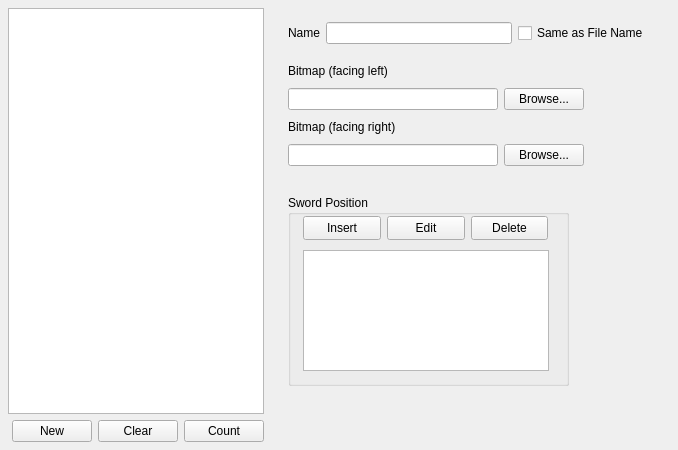
<?xml version="1.0" encoding="UTF-8"?>
<ui version="4.0">
 <class>SwordTypeWidget</class>
 <widget class="QWidget" name="SwordTypeWidget">
  <property name="geometry">
   <rect>
    <x>0</x>
    <y>0</y>
    <width>678</width>
    <height>450</height>
   </rect>
  </property>
  <property name="windowTitle">
   <string>Sword Type</string>
  </property>
  <layout class="QHBoxLayout" name="horizontalLayout_3" stretch="0,0">
   <property name="sizeConstraint">
    <enum>QLayout::SizeConstraint::SetMinimumSize</enum>
   </property>
   <property name="leftMargin">
    <number>0</number>
   </property>
   <property name="topMargin">
    <number>0</number>
   </property>
   <property name="rightMargin">
    <number>0</number>
   </property>
   <property name="bottomMargin">
    <number>0</number>
   </property>
   <item>
    <layout class="QVBoxLayout" name="swordTypeVList" stretch="0,0">
     <property name="sizeConstraint">
      <enum>QLayout::SizeConstraint::SetMinimumSize</enum>
     </property>
     <property name="leftMargin">
      <number>8</number>
     </property>
     <property name="topMargin">
      <number>8</number>
     </property>
     <property name="rightMargin">
      <number>8</number>
     </property>
     <property name="bottomMargin">
      <number>8</number>
     </property>
     <item>
      <widget class="QListWidget" name="swordTypeList">
       <property name="sizePolicy">
        <sizepolicy hsizetype="MinimumExpanding" vsizetype="Expanding">
         <horstretch>0</horstretch>
         <verstretch>0</verstretch>
        </sizepolicy>
       </property>
      </widget>
     </item>
     <item>
      <layout class="QHBoxLayout" name="swordTypeLButtons">
       <item>
        <spacer name="horizontalSpacer">
         <property name="orientation">
          <enum>Qt::Orientation::Horizontal</enum>
         </property>
         <property name="sizeHint" stdset="0">
          <size>
           <width>40</width>
           <height>20</height>
          </size>
         </property>
        </spacer>
       </item>
       <item>
        <widget class="QPushButton" name="swordTypeLNewButton">
         <property name="maximumSize">
          <size>
           <width>80</width>
           <height>24</height>
          </size>
         </property>
         <property name="text">
          <string>New</string>
         </property>
        </widget>
       </item>
       <item>
        <widget class="QPushButton" name="swordTypeLClearButton">
         <property name="maximumSize">
          <size>
           <width>80</width>
           <height>24</height>
          </size>
         </property>
         <property name="text">
          <string>Clear</string>
         </property>
        </widget>
       </item>
       <item>
        <widget class="QPushButton" name="swordTypeLCountButton">
         <property name="maximumSize">
          <size>
           <width>80</width>
           <height>24</height>
          </size>
         </property>
         <property name="text">
          <string>Count</string>
         </property>
        </widget>
       </item>
      </layout>
     </item>
    </layout>
   </item>
   <item>
    <widget class="QWidget" name="widget" native="true">
     <property name="sizePolicy">
      <sizepolicy hsizetype="Expanding" vsizetype="Expanding">
       <horstretch>0</horstretch>
       <verstretch>0</verstretch>
      </sizepolicy>
     </property>
     <property name="minimumSize">
      <size>
       <width>400</width>
       <height>450</height>
      </size>
     </property>
     <property name="baseSize">
      <size>
       <width>800</width>
       <height>400</height>
      </size>
     </property>
     <widget class="QWidget" name="gridLayoutWidget">
      <property name="geometry">
       <rect>
        <x>10</x>
        <y>15</y>
        <width>361</width>
        <height>36</height>
       </rect>
      </property>
      <layout class="QGridLayout" name="gridLayout">
       <item row="0" column="0">
        <widget class="QLabel" name="label_2">
         <property name="text">
          <string>Name</string>
         </property>
        </widget>
       </item>
       <item row="0" column="1">
        <layout class="QHBoxLayout" name="horizontalLayout_4">
         <item>
          <widget class="QLineEdit" name="nameLineEdit"/>
         </item>
         <item>
          <widget class="QCheckBox" name="nameSameFileCheckBox">
           <property name="text">
            <string>Same as File Name</string>
           </property>
          </widget>
         </item>
        </layout>
       </item>
      </layout>
     </widget>
     <widget class="QWidget" name="gridLayoutWidget_2">
      <property name="geometry">
       <rect>
        <x>10</x>
        <y>60</y>
        <width>296</width>
        <height>106</height>
       </rect>
      </property>
      <layout class="QGridLayout" name="gridLayout_2">
       <item row="3" column="0">
        <widget class="QLabel" name="label_4">
         <property name="text">
          <string>Bitmap (facing right)</string>
         </property>
        </widget>
       </item>
       <item row="4" column="0">
        <layout class="QHBoxLayout" name="horizontalLayout_7">
         <item>
          <widget class="QLineEdit" name="rightPathLineReadOnly">
           <property name="readOnly">
            <bool>true</bool>
           </property>
          </widget>
         </item>
         <item>
          <widget class="QPushButton" name="rightPathBrowseButton">
           <property name="text">
            <string>Browse...</string>
           </property>
          </widget>
         </item>
        </layout>
       </item>
       <item row="0" column="0">
        <widget class="QLabel" name="label_3">
         <property name="text">
          <string>Bitmap (facing left)</string>
         </property>
        </widget>
       </item>
       <item row="1" column="0">
        <layout class="QHBoxLayout" name="horizontalLayout_6">
         <item>
          <widget class="QLineEdit" name="leftPathLineReadOnly">
           <property name="readOnly">
            <bool>true</bool>
           </property>
          </widget>
         </item>
         <item>
          <widget class="QPushButton" name="leftPathBrowseButton">
           <property name="text">
            <string>Browse...</string>
           </property>
          </widget>
         </item>
        </layout>
       </item>
      </layout>
     </widget>
     <widget class="QGroupBox" name="animationGroupBox">
      <property name="geometry">
       <rect>
        <x>10</x>
        <y>195</y>
        <width>281</width>
        <height>191</height>
       </rect>
      </property>
      <property name="title">
       <string>Sword Position</string>
      </property>
      <widget class="QWidget" name="layoutWidget">
       <property name="geometry">
        <rect>
         <x>15</x>
         <y>20</y>
         <width>245</width>
         <height>26</height>
        </rect>
       </property>
       <layout class="QHBoxLayout" name="swordTypeLButtons_2">
        <item>
         <widget class="QPushButton" name="insertPosButton">
          <property name="maximumSize">
           <size>
            <width>80</width>
            <height>24</height>
           </size>
          </property>
          <property name="text">
           <string>Insert</string>
          </property>
         </widget>
        </item>
        <item>
         <widget class="QPushButton" name="editPosButton">
          <property name="maximumSize">
           <size>
            <width>80</width>
            <height>24</height>
           </size>
          </property>
          <property name="text">
           <string>Edit</string>
          </property>
         </widget>
        </item>
        <item>
         <widget class="QPushButton" name="deletePosButton">
          <property name="maximumSize">
           <size>
            <width>80</width>
            <height>24</height>
           </size>
          </property>
          <property name="text">
           <string>Delete</string>
          </property>
         </widget>
        </item>
        <item>
         <spacer name="horizontalSpacer_2">
          <property name="orientation">
           <enum>Qt::Orientation::Horizontal</enum>
          </property>
          <property name="sizeHint" stdset="0">
           <size>
            <width>40</width>
            <height>20</height>
           </size>
          </property>
         </spacer>
        </item>
       </layout>
      </widget>
      <widget class="QListWidget" name="positionListWidget">
       <property name="geometry">
        <rect>
         <x>15</x>
         <y>55</y>
         <width>246</width>
         <height>121</height>
        </rect>
       </property>
      </widget>
     </widget>
    </widget>
   </item>
  </layout>
 </widget>
 <resources/>
 <connections/>
</ui>
